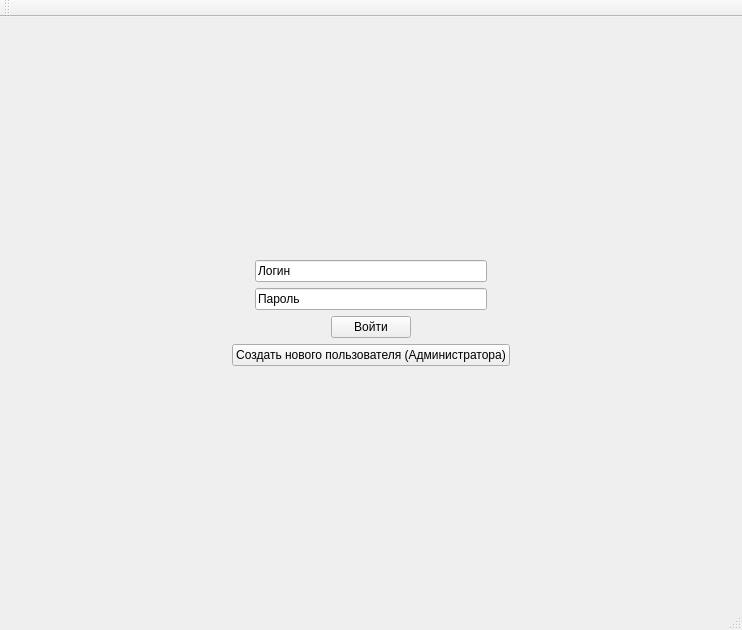
<?xml version="1.0" encoding="UTF-8"?>
<ui version="4.0">
 <class>LoginWindow</class>
 <widget class="QMainWindow" name="LoginWindow">
  <property name="windowModality">
   <enum>Qt::NonModal</enum>
  </property>
  <property name="geometry">
   <rect>
    <x>0</x>
    <y>0</y>
    <width>725</width>
    <height>630</height>
   </rect>
  </property>
  <property name="windowTitle">
   <string>LoginWindow</string>
  </property>
  <property name="tabShape">
   <enum>QTabWidget::Rounded</enum>
  </property>
  <widget class="QWidget" name="centralWidget">
   <layout class="QHBoxLayout" name="horizontalLayout_12">
    <item>
     <widget class="QStackedWidget" name="stackedWidget">
      <property name="currentIndex">
       <number>0</number>
      </property>
      <widget class="QWidget" name="page_3">
       <layout class="QVBoxLayout" name="verticalLayout_2">
        <item>
         <spacer name="verticalSpacer_2">
          <property name="orientation">
           <enum>Qt::Vertical</enum>
          </property>
          <property name="sizeHint" stdset="0">
           <size>
            <width>20</width>
            <height>40</height>
           </size>
          </property>
         </spacer>
        </item>
        <item>
         <layout class="QHBoxLayout" name="horizontalLayout">
          <item>
           <spacer name="horizontalSpacer_2">
            <property name="orientation">
             <enum>Qt::Horizontal</enum>
            </property>
            <property name="sizeHint" stdset="0">
             <size>
              <width>40</width>
              <height>20</height>
             </size>
            </property>
           </spacer>
          </item>
          <item>
           <widget class="QLineEdit" name="usernameField">
            <property name="text">
             <string>Логин</string>
            </property>
           </widget>
          </item>
          <item>
           <spacer name="horizontalSpacer">
            <property name="orientation">
             <enum>Qt::Horizontal</enum>
            </property>
            <property name="sizeHint" stdset="0">
             <size>
              <width>40</width>
              <height>20</height>
             </size>
            </property>
           </spacer>
          </item>
         </layout>
        </item>
        <item>
         <layout class="QHBoxLayout" name="horizontalLayout_2">
          <item>
           <spacer name="horizontalSpacer_3">
            <property name="orientation">
             <enum>Qt::Horizontal</enum>
            </property>
            <property name="sizeHint" stdset="0">
             <size>
              <width>40</width>
              <height>20</height>
             </size>
            </property>
           </spacer>
          </item>
          <item>
           <widget class="QLineEdit" name="passwordField">
            <property name="text">
             <string>Пароль</string>
            </property>
           </widget>
          </item>
          <item>
           <spacer name="horizontalSpacer_4">
            <property name="orientation">
             <enum>Qt::Horizontal</enum>
            </property>
            <property name="sizeHint" stdset="0">
             <size>
              <width>40</width>
              <height>20</height>
             </size>
            </property>
           </spacer>
          </item>
         </layout>
        </item>
        <item>
         <layout class="QHBoxLayout" name="horizontalLayout_3">
          <item>
           <spacer name="horizontalSpacer_5">
            <property name="orientation">
             <enum>Qt::Horizontal</enum>
            </property>
            <property name="sizeHint" stdset="0">
             <size>
              <width>40</width>
              <height>20</height>
             </size>
            </property>
           </spacer>
          </item>
          <item>
           <widget class="QPushButton" name="loginButton">
            <property name="text">
             <string>Войти</string>
            </property>
           </widget>
          </item>
          <item>
           <spacer name="horizontalSpacer_6">
            <property name="orientation">
             <enum>Qt::Horizontal</enum>
            </property>
            <property name="sizeHint" stdset="0">
             <size>
              <width>40</width>
              <height>20</height>
             </size>
            </property>
           </spacer>
          </item>
         </layout>
        </item>
        <item>
         <layout class="QHBoxLayout" name="horizontalLayout_4">
          <item>
           <spacer name="horizontalSpacer_7">
            <property name="orientation">
             <enum>Qt::Horizontal</enum>
            </property>
            <property name="sizeHint" stdset="0">
             <size>
              <width>40</width>
              <height>20</height>
             </size>
            </property>
           </spacer>
          </item>
          <item>
           <widget class="QPushButton" name="registerButton">
            <property name="sizePolicy">
             <sizepolicy hsizetype="Minimum" vsizetype="Fixed">
              <horstretch>0</horstretch>
              <verstretch>0</verstretch>
             </sizepolicy>
            </property>
            <property name="layoutDirection">
             <enum>Qt::LeftToRight</enum>
            </property>
            <property name="autoFillBackground">
             <bool>false</bool>
            </property>
            <property name="text">
             <string>Создать нового пользователя (Администратора)</string>
            </property>
            <property name="autoDefault">
             <bool>false</bool>
            </property>
            <property name="default">
             <bool>false</bool>
            </property>
            <property name="flat">
             <bool>false</bool>
            </property>
           </widget>
          </item>
          <item>
           <spacer name="horizontalSpacer_8">
            <property name="orientation">
             <enum>Qt::Horizontal</enum>
            </property>
            <property name="sizeHint" stdset="0">
             <size>
              <width>40</width>
              <height>20</height>
             </size>
            </property>
           </spacer>
          </item>
         </layout>
        </item>
        <item>
         <spacer name="verticalSpacer">
          <property name="orientation">
           <enum>Qt::Vertical</enum>
          </property>
          <property name="sizeHint" stdset="0">
           <size>
            <width>20</width>
            <height>182</height>
           </size>
          </property>
         </spacer>
        </item>
       </layout>
      </widget>
      <widget class="QWidget" name="page_4">
       <layout class="QVBoxLayout" name="verticalLayout">
        <item>
         <spacer name="verticalSpacer_3">
          <property name="orientation">
           <enum>Qt::Vertical</enum>
          </property>
          <property name="sizeHint" stdset="0">
           <size>
            <width>698</width>
            <height>142</height>
           </size>
          </property>
         </spacer>
        </item>
        <item>
         <layout class="QHBoxLayout" name="horizontalLayout_5">
          <item>
           <spacer name="horizontalSpacer_9">
            <property name="orientation">
             <enum>Qt::Horizontal</enum>
            </property>
            <property name="sizeHint" stdset="0">
             <size>
              <width>40</width>
              <height>20</height>
             </size>
            </property>
           </spacer>
          </item>
          <item>
           <widget class="QLineEdit" name="username_input">
            <property name="text">
             <string>Имя пользователя</string>
            </property>
           </widget>
          </item>
          <item>
           <spacer name="horizontalSpacer_10">
            <property name="orientation">
             <enum>Qt::Horizontal</enum>
            </property>
            <property name="sizeHint" stdset="0">
             <size>
              <width>40</width>
              <height>20</height>
             </size>
            </property>
           </spacer>
          </item>
         </layout>
        </item>
        <item>
         <layout class="QHBoxLayout" name="horizontalLayout_6">
          <item>
           <spacer name="horizontalSpacer_11">
            <property name="orientation">
             <enum>Qt::Horizontal</enum>
            </property>
            <property name="sizeHint" stdset="0">
             <size>
              <width>40</width>
              <height>20</height>
             </size>
            </property>
           </spacer>
          </item>
          <item>
           <widget class="QLineEdit" name="password_input">
            <property name="text">
             <string>Пароль</string>
            </property>
           </widget>
          </item>
          <item>
           <spacer name="horizontalSpacer_12">
            <property name="orientation">
             <enum>Qt::Horizontal</enum>
            </property>
            <property name="sizeHint" stdset="0">
             <size>
              <width>40</width>
              <height>20</height>
             </size>
            </property>
           </spacer>
          </item>
         </layout>
        </item>
        <item>
         <layout class="QHBoxLayout" name="horizontalLayout_7">
          <item>
           <spacer name="horizontalSpacer_13">
            <property name="orientation">
             <enum>Qt::Horizontal</enum>
            </property>
            <property name="sizeHint" stdset="0">
             <size>
              <width>40</width>
              <height>20</height>
             </size>
            </property>
           </spacer>
          </item>
          <item>
           <widget class="QLineEdit" name="personal_info_input">
            <property name="text">
             <string>Личная информация</string>
            </property>
           </widget>
          </item>
          <item>
           <spacer name="horizontalSpacer_14">
            <property name="orientation">
             <enum>Qt::Horizontal</enum>
            </property>
            <property name="sizeHint" stdset="0">
             <size>
              <width>40</width>
              <height>20</height>
             </size>
            </property>
           </spacer>
          </item>
         </layout>
        </item>
        <item>
         <layout class="QHBoxLayout" name="horizontalLayout_8">
          <item>
           <spacer name="horizontalSpacer_15">
            <property name="orientation">
             <enum>Qt::Horizontal</enum>
            </property>
            <property name="sizeHint" stdset="0">
             <size>
              <width>40</width>
              <height>20</height>
             </size>
            </property>
           </spacer>
          </item>
          <item>
           <widget class="QComboBox" name="permissions_choser">
            <item>
             <property name="text">
              <string>1</string>
             </property>
            </item>
           </widget>
          </item>
          <item>
           <spacer name="horizontalSpacer_16">
            <property name="orientation">
             <enum>Qt::Horizontal</enum>
            </property>
            <property name="sizeHint" stdset="0">
             <size>
              <width>40</width>
              <height>20</height>
             </size>
            </property>
           </spacer>
          </item>
         </layout>
        </item>
        <item>
         <layout class="QHBoxLayout" name="horizontalLayout_9">
          <item>
           <spacer name="horizontalSpacer_17">
            <property name="orientation">
             <enum>Qt::Horizontal</enum>
            </property>
            <property name="sizeHint" stdset="0">
             <size>
              <width>40</width>
              <height>20</height>
             </size>
            </property>
           </spacer>
          </item>
          <item>
           <widget class="QPushButton" name="createAdminSubmit">
            <property name="text">
             <string>Создать нового администратора.</string>
            </property>
           </widget>
          </item>
          <item>
           <spacer name="horizontalSpacer_18">
            <property name="orientation">
             <enum>Qt::Horizontal</enum>
            </property>
            <property name="sizeHint" stdset="0">
             <size>
              <width>40</width>
              <height>20</height>
             </size>
            </property>
           </spacer>
          </item>
         </layout>
        </item>
        <item>
         <layout class="QHBoxLayout" name="horizontalLayout_11">
          <item>
           <spacer name="horizontalSpacer_19">
            <property name="orientation">
             <enum>Qt::Horizontal</enum>
            </property>
            <property name="sizeHint" stdset="0">
             <size>
              <width>40</width>
              <height>20</height>
             </size>
            </property>
           </spacer>
          </item>
          <item>
           <widget class="QPushButton" name="resumeAutorisation">
            <property name="text">
             <string>Вернуться к авторизации.</string>
            </property>
           </widget>
          </item>
          <item>
           <spacer name="horizontalSpacer_20">
            <property name="orientation">
             <enum>Qt::Horizontal</enum>
            </property>
            <property name="sizeHint" stdset="0">
             <size>
              <width>40</width>
              <height>20</height>
             </size>
            </property>
           </spacer>
          </item>
         </layout>
        </item>
        <item>
         <spacer name="verticalSpacer_4">
          <property name="orientation">
           <enum>Qt::Vertical</enum>
          </property>
          <property name="sizeHint" stdset="0">
           <size>
            <width>20</width>
            <height>141</height>
           </size>
          </property>
         </spacer>
        </item>
       </layout>
      </widget>
     </widget>
    </item>
   </layout>
  </widget>
  <widget class="QMenuBar" name="menuBar">
   <property name="geometry">
    <rect>
     <x>0</x>
     <y>0</y>
     <width>725</width>
     <height>30</height>
    </rect>
   </property>
  </widget>
  <widget class="QToolBar" name="mainToolBar">
   <attribute name="toolBarArea">
    <enum>TopToolBarArea</enum>
   </attribute>
   <attribute name="toolBarBreak">
    <bool>false</bool>
   </attribute>
  </widget>
  <widget class="QStatusBar" name="statusBar"/>
 </widget>
 <layoutdefault spacing="6" margin="11"/>
 <resources/>
 <connections/>
</ui>
